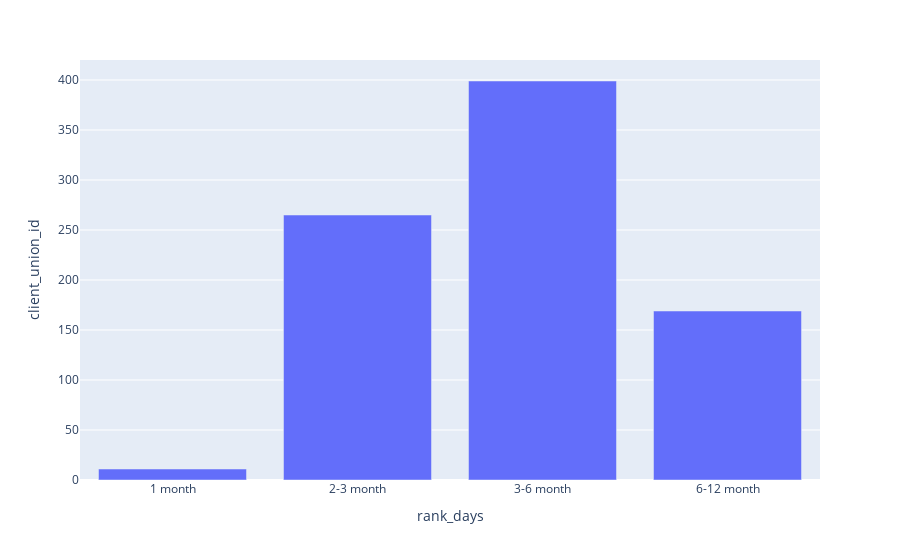

Notebook code cell kept with this figure:
### Code cell
# Строим браплот
fig = px.bar(df_bar, x='rank_days', y='client_union_id')
fig.show()

### Figure 1 — Plotly figure (JSON) as saved in the notebook; plotly's stock layout.template omitted (floating-point values rounded to 4 significant figures)
{"data": [{"alignmentgroup": "True", "hovertemplate": "rank_days=%{x}<br>client_union_id=%{y}<extra></extra>", "legendgroup": "", "marker": {"color": "#636efa", "pattern": {"shape": ""}}, "name": "", "offsetgroup": "", "orientation": "v", "showlegend": false, "textposition": "auto", "type": "bar", "x": ["1 month", "2-3 month", "3-6 month", "6-12 month"], "xaxis": "x", "y": [11, 265, 399, 169], "yaxis": "y"}], "layout": {"barmode": "relative", "legend": {"tracegroupgap": 0}, "margin": {"t": 60}, "xaxis": {"anchor": "y", "domain": [0, 1], "title": {"text": "rank_days"}}, "yaxis": {"anchor": "x", "domain": [0, 1], "title": {"text": "client_union_id"}}}}
